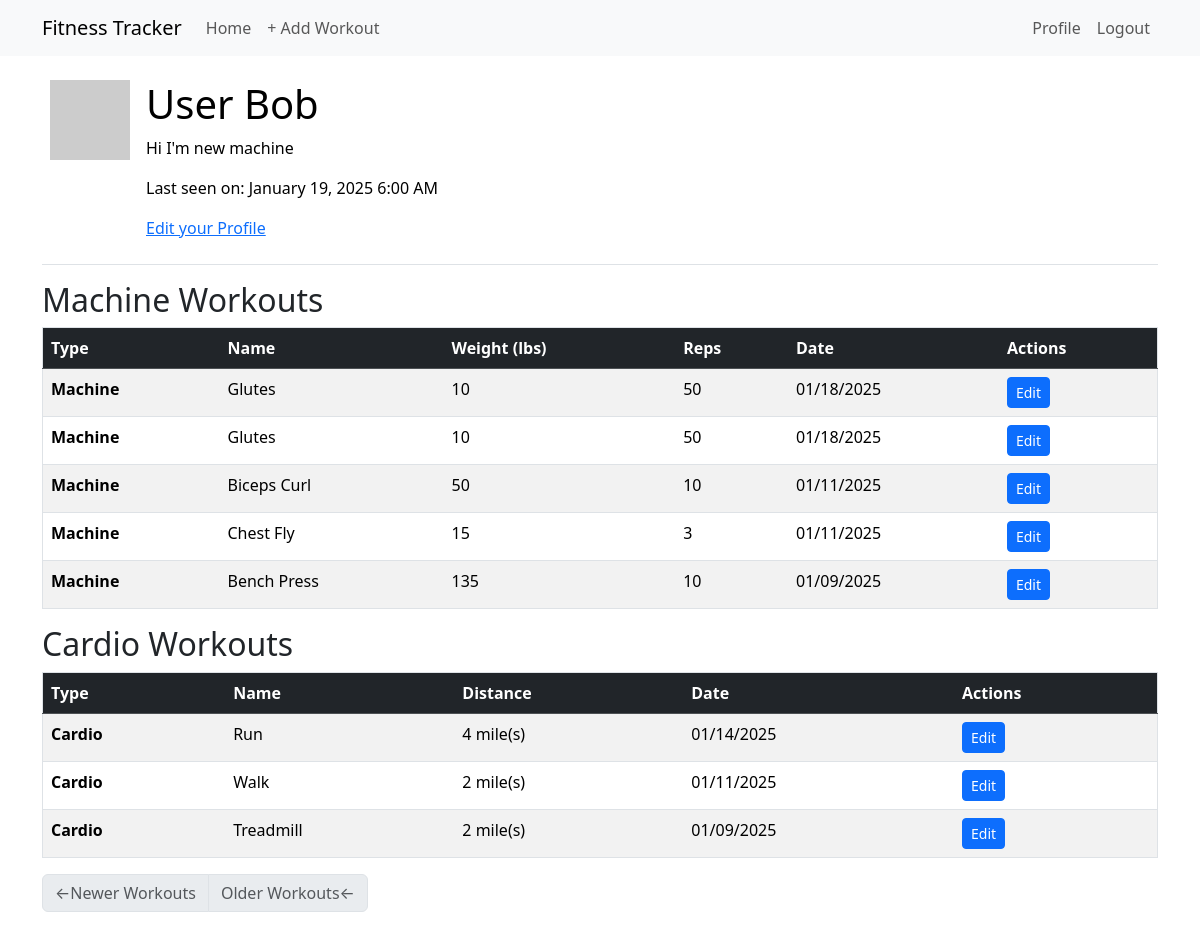
Page /user/Bob (signed in) on the earlier database version.
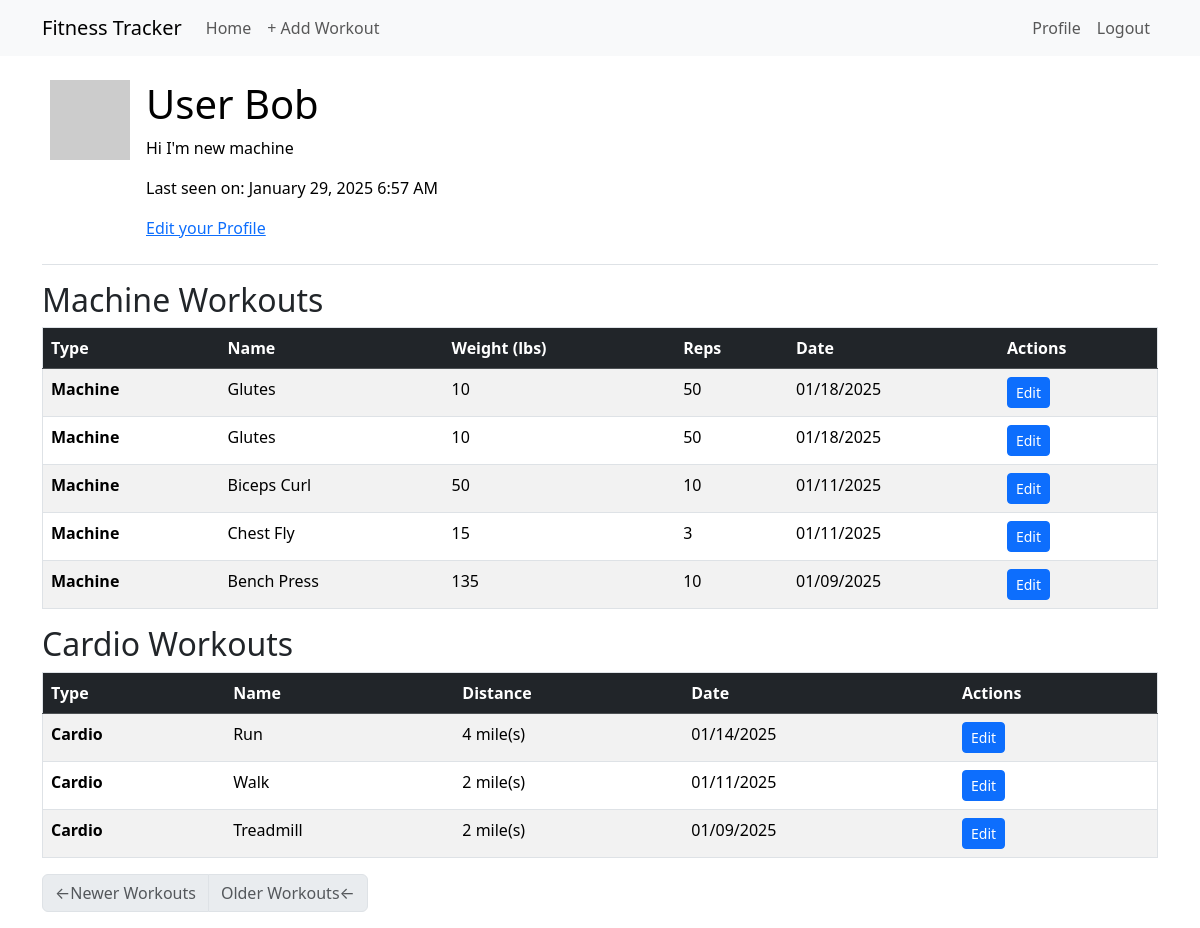
Same page on the later database version.
### app/models.py (models this page shows, shortened)
class User(UserMixin, db.Model):
    id: Mapped[int] = mapped_column(primary_key=True)
    username: Mapped[str] = mapped_column(String(64), index=True, unique=True)
    email: Mapped[str] = mapped_column(String(120), index=True, unique=True)
    password_hash: Mapped[Optional[str]] = mapped_column(String(256))
    workouts: Mapped[List['Workout']] = relationship(back_populates='user', lazy='dynamic')
    about_me: Mapped[Optional[str]] = mapped_column(String(140))
    last_seen: Mapped[Optional[datetime]] = mapped_column(
        default=lambda: datetime.now(timezone.utc))
    def avatar(self, size):
        digest = md5(self.email.lower().encode('utf-8')).hexdigest()
        return f'https://www.gravatar.com/avatar/{digest}?d=identicon&s={size}'

class MachineExercise(db.Model):
    id: Mapped[int] = mapped_column(primary_key=True)
    name: Mapped[str] = mapped_column(String(64), index=True)
    reps: Mapped[int] = mapped_column(Integer, default=1)
    weight: Mapped[int] = mapped_column(Integer, default=0)
    workouts: Mapped[List['Workout']] = relationship(secondary='workout_machine_exercise', back_populates='machine_exercises')

class Workout(db.Model):
    id: Mapped[int] = mapped_column(primary_key=True)
    date: Mapped[datetime] = mapped_column(index=True, default=lambda: datetime.now(timezone.utc))
    user_id: Mapped[int] = mapped_column(ForeignKey(User.id), index=True)
    user: Mapped[User] = relationship(back_populates='workouts')
    machine_exercises: Mapped[List["MachineExercise"]] = relationship(secondary='workout_machine_exercise', back_populates="workouts")
    cardio_exercises: Mapped[List["CardioExercise"]] = relationship(secondary='workout_cardio_exercise', back_populates="workouts")

class CardioExercise(db.Model):
    id: Mapped[int] = mapped_column(primary_key=True)
    name: Mapped[str] = mapped_column(String(64), index=True)
    distance: Mapped[int] = mapped_column(Integer, nullable=False, default=0)
    workouts: Mapped[List['Workout']] = relationship(secondary='workout_cardio_exercise', back_populates='cardio_exercises')

### app/routes.py (the view)
@app.route('/user/<username>')
@login_required
def user(username):
    if not current_user.is_authenticated:
        return redirect(url_for('index'))
    page = request.args.get('page', 1, type=int)
    user = db.first_or_404(sa.select(User).where(User.username == username))
    query = user.workouts.order_by(Workout.date.desc())
    workouts = db.paginate(query, page=page, per_page=app.config['WORKOUTS_PER_PAGE'], error_out=False)
    next_url = url_for('user', username=username, page=workouts.next_num) \
        if workouts.has_next else None
    prev_url = url_for('user', username=username, page=workouts.prev_num) \
        if workouts.has_prev else None
    return render_template('user.html', user=current_user, workouts=workouts.items, next_url=next_url, prev_url=prev_url)

### app/models.py (called while the page is built)
@login.user_loader
def load_user(id):
    return db.session.get(User, int(id))

### app/routes.py (called while the page is built)
@app.before_request
def before_request():
    if current_user.is_authenticated:
        current_user.last_seen = datetime.now(timezone.utc)
        db.session.commit()

### app/templates/user.html
{% extends "base.html" %} {% block content %}
<table class="table table-hover">
  <tr>
    <td width="64px"><img src="{{ user.avatar(64) }}" /></td>
    <td>
      <h1>User {{ user.username }}</h1>
      {% if user.about_me %}<p>{{ user.about_me }}</p>{% endif %}
      {% if user.last_seen %}<p>Last seen on: {{ moment(user.last_seen).format('LLL') }}</p>{% endif %}
      {% if user == current_user %}
      <p><a href="{{ url_for('edit_profile') }}">Edit your Profile</a></p>
      {% endif %}
    </td>
  </tr>
</table>
{% include '_workout.html' %}
<nav aria-label="Post navigation">
  <ul class="pagination">
    <li class="page-item{% if not prev_url %} disabled{% endif %}">
      <a class="page-link" href="{{ prev_url }}">
        <span aria-hidden="true">&larr;</span>Newer Workouts
      </a>
    </li>
    <li class="page-item{% if not next_url %} disabled{% endif %}">
      <a class="page-link" href="{{ next_url }}">
        Older Workouts<span aria-hidden="true">&larr;</span>
      </a>
    </li>
  </ul>
</nav>
{% endblock %}

### app/templates/base.html (shortened to what this page needs)
<!doctype html>
<html lang="en">
  <head>
    <link
        href="https://cdn.jsdelivr.net/npm/bootstrap@5.3.2/dist/css/bootstrap.min.css"
        rel="stylesheet"
>
  </head>
  <body>
    <nav class="navbar navbar-expand-lg bg-body-tertiary">
      <div class="container">
        <a class="navbar-brand" href="{{ url_for('index') }}">Fitness Tracker</a>
        <div class="collapse navbar-collapse" id="navbarSupportedContent">
          <ul class="navbar-nav me-auto mb-2 mb-lg-0">
            <li class="nav-item">
              <a class="nav-link" aria-current="page" href="{{ url_for('index') }}">Home</a>
            </li>
            <li class="nav-item">
              <a class="nav-link" aria-current="page" href="{{ url_for('create_workout') }}">+ Add Workout</a>
            </li>
          </ul>
          <ul class="navbar-nav mb-2 mb-lg-0">
            {% if current_user.is_anonymous %}
            <li class="nav-item">
              <a class="nav-link" aria-current="page" href="{{ url_for('login') }}">Login</a>
            </li>
            {% else %}
            <li class="nav-item">
              <a class="nav-link" aria-current="page" href="{{ url_for('user', username=current_user.username) }}">Profile</a>
            </li>
            <li class="nav-item">
              <a class="nav-link" aria-current="page" href="{{ url_for('logout') }}">Logout</a>
            </li>
            {% endif %}
          </ul>
        </div>
      </div>
    </nav>
    <div class="container mt-3">
      {% block content %}{% endblock %}
    </div>
  </body>
</html>

### app/templates/_workout.html
<div class="table-responsive">
  <h2>Machine Workouts</h2>
  <table class="table table-striped table-hover border">
    <thead class="table-dark">
      <tr>
        <th scope="col">Type</th>
        <th scope="col">Name</th>
        <th scope="col">Weight (lbs)</th>
        <th scope="col">Reps</th>
        <th scope="col">Date</th>
        <th scope="col">Actions</th>
      </tr>
    </thead>
    <tbody>
      {% for workout in workouts %}
        {% for machine in workout.machine_exercises %}
        <tr>
          <td><strong>Machine</strong></td>
          <td>{{ machine.name }}</td>
          <td>{{ machine.weight }}</td>
          <td>{{ machine.reps }}</td>
          <td>{{ moment(workout.date, local=True).format('L') }}</td>
          <td>
            <a href="{{ url_for('edit_workout', workout_id=workout.id) }}"
               class="btn btn-primary btn-sm">
              Edit
            </a>
          </td>
        </tr>
        {% endfor %}
      {% endfor %}
    </tbody>
  </table>
  <h2>Cardio Workouts</h2>
  <table class="table table-striped table-hover border">
    <thead class="table-dark">
      <tr>
        <th scope="col">Type</th>
        <th scope="col">Name</th>
        <th scope="col">Distance</th>
        <th scope="col">Date</th>
        <th scope="col">Actions</th>
      </tr>
    </thead>
    <tbody>
      {% for workout in workouts %}
        {% for cardio in workout.cardio_exercises %}
        <tr>
          <td><strong>Cardio</strong></td>
          <td>{{ cardio.name }}</td>
          <td>{{ cardio.distance }} mile(s)</td>
          <td>{{ moment(workout.date, local=True).format('L') }}</td>
          <td>
            <a href="{{ url_for('edit_workout', workout_id=workout.id) }}"
               class="btn btn-primary btn-sm">
              Edit
            </a>
          </td>
        </tr>
        {% endfor %}
      {% endfor %}
    </tbody>
  </table>
</div>

Differences in the rows shown:
changed User "Bob": last_seen "January 19, 2025 6:00 AM" → "January 29, 2025 6:57 AM"
